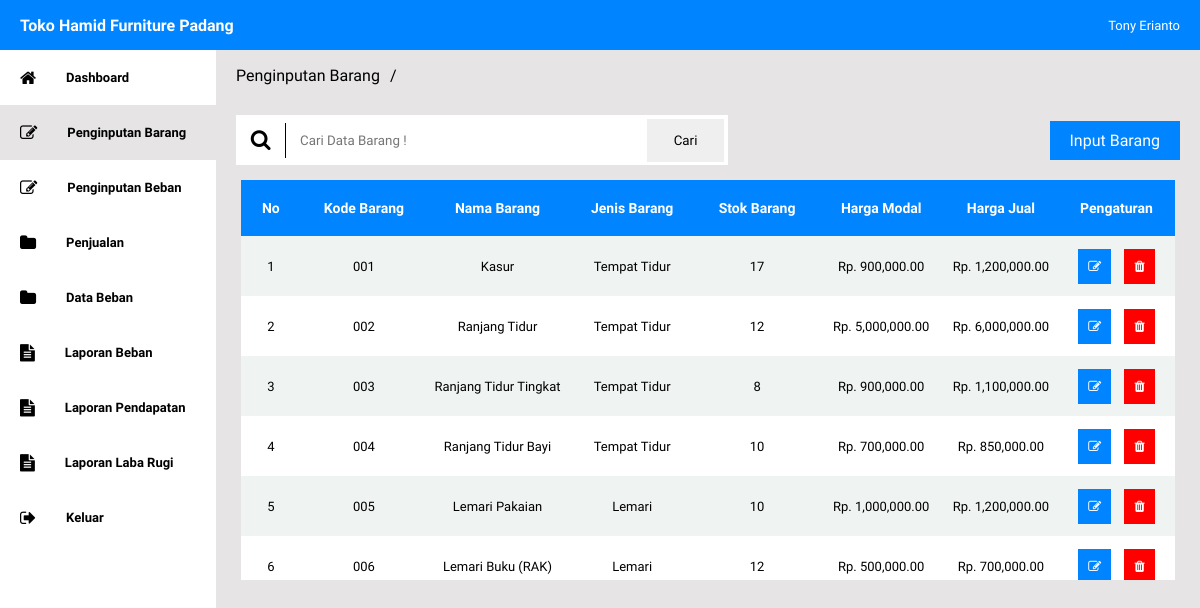
Page /penginputan/index.php (signed in) on the committed database.
### tables this page shows
CREATE TABLE `tb_barang` (
  `kode_barang` varchar(100) NOT NULL,
  `nama_barang` varchar(100) NOT NULL,
  `jenis_barang` varchar(100) NOT NULL,
  `stok` int(11) NOT NULL,
  `harga_barang_modal` int(11) NOT NULL,
  `harga_barang_jual` int(11) NOT NULL
);

### penginputan/index.php (the view, shortened to what this page needs)
<?php
 include '../koneksi/index.php';
?>
<!DOCTYPE html>
<html lang="en">
<head>
    <link rel="stylesheet" href="../css/style.css">
    <link rel="stylesheet" href="https://stackpath.bootstrapcdn.com/font-awesome/4.7.0/css/font-awesome.min.css">
</head>
<body>
    <section>
        <div class="top-nav">
            <div class="brand-company">
                Toko Hamid Furniture Padang
            </div>
            <div class="name-account">
                <?php echo $_SESSION["nama_lengkap"] ?>
            </div>
        </div>
        <div class="side-nav">
            <div class="side-nav-menu">
                <ul>
                    <li><a href="../dashboard/"><i class="fa fa-home fa-lg"></i>Dashboard</a></li>
                    <li><a class="active" href="../penginputan/"><i class="fa fa-edit fa-lg"></i>Penginputan Barang</a></li>
                    <li><a href="../penginputanbeban/"><i class="fa fa-edit fa-lg"></i>Penginputan Beban</a></li>
                    <li><a href="../penjualan/"><i class="fa fa-folder fa-lg"></i>Penjualan</a></li>
                    <li><a href="../databeban/"><i class="fa fa-folder fa-lg"></i>Data Beban</a></li>
                    <li><a href="../laporanbeban/"><i class="fa fa-file-text fa-lg"></i>Laporan Beban</a></li>
                    <li><a href="../laporanpendapatan/"><i class="fa fa-file-text fa-lg"></i>Laporan Pendapatan</a></li>
                    <li><a href="../laporanlabarugi/"><i class="fa fa-file-text fa-lg"></i>Laporan Laba Rugi</a></li>
                    <li><a href="../proses/keluar.php"><i class="fa fa-sign-out fa-lg"></i>Keluar</a></li>
                </ul>
            </div>
        </div>
    </section>
    <section>
        <div class="content-layout">
            <div class="breadcrumb">
                <a href="../penginputan/">Penginputan Barang</a><span>/</span>
            </div>
            <div class="button-input-layout">
                <?php
                $cari="";
                ?>
                <div class="search-layout">
                    <div class="search-logo">
                        <i class="fa fa-search fa-lg">
                        </i>
                    </div>
                    <div class="search-input-layout">
                    <form action="" method="get">
                        <input type="text" name="caridatabarang" value="<?php echo $cari ?>" placeholder="Cari Data Barang ! " name="" id="">
                        <input type="submit" value="Cari">
                    </form>
                    </div>
                </div>
                <a href="../inputbarang/">Input Barang</a>
            </div>
            <div class="table-layout">
                <table>
                    <tr>
                        <th>No</th>
                        <th>Kode Barang</th>
                        <th>Nama Barang</th>
                        <th>Jenis Barang</th>
                        <th>Stok Barang</th>
                        <th>Harga Modal</th>
                        <th>Harga Jual</th>
                        <th>Pengaturan</th>
                    </tr>
                    <?php
                        if(isset($_GET['caridatabarang'])){
                            $cari=$_GET['caridatabarang '];
                            $data  = "SELECT * FROM tb_barang WHERE kode_barang LIKE'%$cari%' OR nama_barang LIKE'%$cari%'
                            OR jenis_barang LIKE'%$cari%' OR harga_barang_modal LIKE'%$cari%' OR harga_barang_jual LIKE'%$cari%'";
                        }
                        else{
                            $data  = "SELECT * FROM tb_barang";
                        }
                        $no=1;
                        $query = mysqli_query($koneksi,$data);
                        while($row = mysqli_fetch_array($query))
                        {
                            $kode_barang = $row["kode_barang"];
                            $nama_barang = $row["nama_barang"];
                            $jenis_barang = $row["jenis_barang"];
                            $stok = $row["stok"];
                            $harga_barang_modal = $row["harga_barang_modal"];
                            $harga_barang_jual = $row["harga_barang_jual"];
                    ?>
                    <tr>
                        <td><?php echo "$no" ?></td>
                        <td><?php echo "$kode_barang" ?></td>
                        <td><?php echo "$nama_barang" ?></td>
                        <td><?php echo "$jenis_barang" ?></td>
                        <td><?php echo "$stok"?></td>
                        <td><?php echo "Rp. ". number_format($harga_barang_modal, 2, ".", ",");?></td>
                        <td><?php echo "Rp. ". number_format($harga_barang_jual, 2, ".", ",");?></td>
                        <td>
                            <a href="../ubahbarang/?kode_barang=<?php echo $kode_barang ?>"><i class="fa fa-edit"></i></a>
                            <a href="../penginputan/hapus.php?kode_barang=<?php echo $kode_barang ?>"><i class="fa fa-trash"></i></a>
                        </td>
                    </tr>
                    <?php
                    $no++;
                    }
                    ?>
                </table>
            </div>
        </div>
    </section>
</body>
</html>

### css/style.css (style rules this page uses)
* { font-family: 'Varela Round', sans-serif; margin: 0; padding: 0; }
.top-nav { position: fixed; top:0; width: 100%; height: 50px; background-color: #0084ff; display: flex; justify-content: space-between; }
.top-nav > .brand-company { width: 30%; height: 100%; display: flex; align-items: center; margin-left: 20px; font-weight: bold; color: #ffffff; cursor: default; }
.top-nav > .name-account { width: 30%; height: 100%; font-size: 13px; display: flex; justify-content: flex-end; align-items: center; margin-right: 20px; color: #ffffff; cursor: default; }
.side-nav { position: fixed; top: 50px; left: 0; width: 18%; height: 100%; }
.side-nav > .side-nav-menu { width: 100%; height: 70%; }
.side-nav > .side-nav-menu > ul { padding: 0; margin: 0; }
.side-nav > .side-nav-menu > ul > li { list-style-type: none; }
.side-nav > .side-nav-menu > ul > li > a { display: block; padding:20px; font-size: 13px; font-weight: bold; text-decoration: none; color: #000000; }
.side-nav > .side-nav-menu > ul > li > a > i { margin-right: 30px; }
.side-nav > .side-nav-menu > ul > li > a.active { background-color:#e6e4e4; }
.content-layout { width: 82%; height: 100%; position: fixed; top:50px; right: 0; background-color:#e6e4e4; overflow-y: auto; }
.content-layout > .breadcrumb { width: 100%; height: 50px; display: flex; align-items: center; margin-left: 20px; }
.content-layout > .breadcrumb > a { text-decoration: none; color: #000000; }
.content-layout > .breadcrumb > span { margin: 0px 10px; }
.button-input-layout { width: 100%; height: 80px; display: flex; align-items: center; justify-content: space-between; }
.search-layout { width: 50%; height: 50px; margin-left: 20px; display: flex; justify-content: center; align-items: center; background-color: #ffffff; }
.search-layout > .search-logo { width: 10%; height: 70%; display: flex; justify-content: center; align-items: center; border-right: 1px solid #000000; }
.search-input-layout { height: 100%; width: 90%; display: flex; align-items: center; justify-content: center; }
.search-input-layout > form { height: 100%; width: 100%; display: flex; align-items: center; justify-content: center; }
.search-input-layout > form > input[type=text] { padding: 14px; width: 93%; border: none; outline: none; }
.search-input-layout > form > input[type=submit] { padding: 14px; width: 20%; border: none; outline: none; margin-right: 4px; }
.button-input-layout > a { display: block; background-color: #0084ff; padding: 10px 20px; text-decoration: none; color:#ffffff; margin-right: 20px; }
.table-layout { height: 400px; width: 95%; margin:auto; overflow-y: auto; }
.table-layout > table { width: 100%; text-align: center; border-collapse: collapse; }
.table-layout > table th { padding: 20px; font-size: 14px; background-color: #0084ff; color: #ffffff; }
.table-layout > table td { height: 60px; font-size: 13px; }
.table-layout> table tr:nth-child(odd) { background-color: #ffffff; }
.table-layout> table tr:nth-child(even) { background-color: #eff3f2; }
.table-layout > table td a { padding: 10px; background-color: #0084ff; text-decoration: none; color:#ffffff; margin: 0px 5px; }
.table-layout > table td a:nth-child(even) { background-color: #ff0000; }

### rows in the picture
tb_barang: kode_barang "001", nama_barang "Kasur", jenis_barang "Tempat Tidur", stok "17", harga_barang_modal "900,000.00", harga_barang_jual "1,200,000.00"
tb_barang: kode_barang "002", nama_barang "Ranjang Tidur", jenis_barang "Tempat Tidur", stok "12", harga_barang_modal "5,000,000.00", harga_barang_jual "6,000,000.00"
tb_barang: kode_barang "003", nama_barang "Ranjang Tidur Tingkat", jenis_barang "Tempat Tidur", stok "8", harga_barang_modal "900,000.00", harga_barang_jual "1,100,000.00"
tb_barang: kode_barang "004", nama_barang "Ranjang Tidur Bayi", jenis_barang "Tempat Tidur", stok "10", harga_barang_modal "700,000.00", harga_barang_jual "850,000.00"
tb_barang: kode_barang "005", nama_barang "Lemari Pakaian", jenis_barang "Lemari", stok "10", harga_barang_modal "1,000,000.00", harga_barang_jual "1,200,000.00"
tb_barang: kode_barang "006", nama_barang "Lemari Buku (RAK)", jenis_barang "Lemari", stok "12", harga_barang_modal "500,000.00", harga_barang_jual "700,000.00"

### other values in the picture
$_SESSION["nama_lengkap"] "Tony Erianto"
